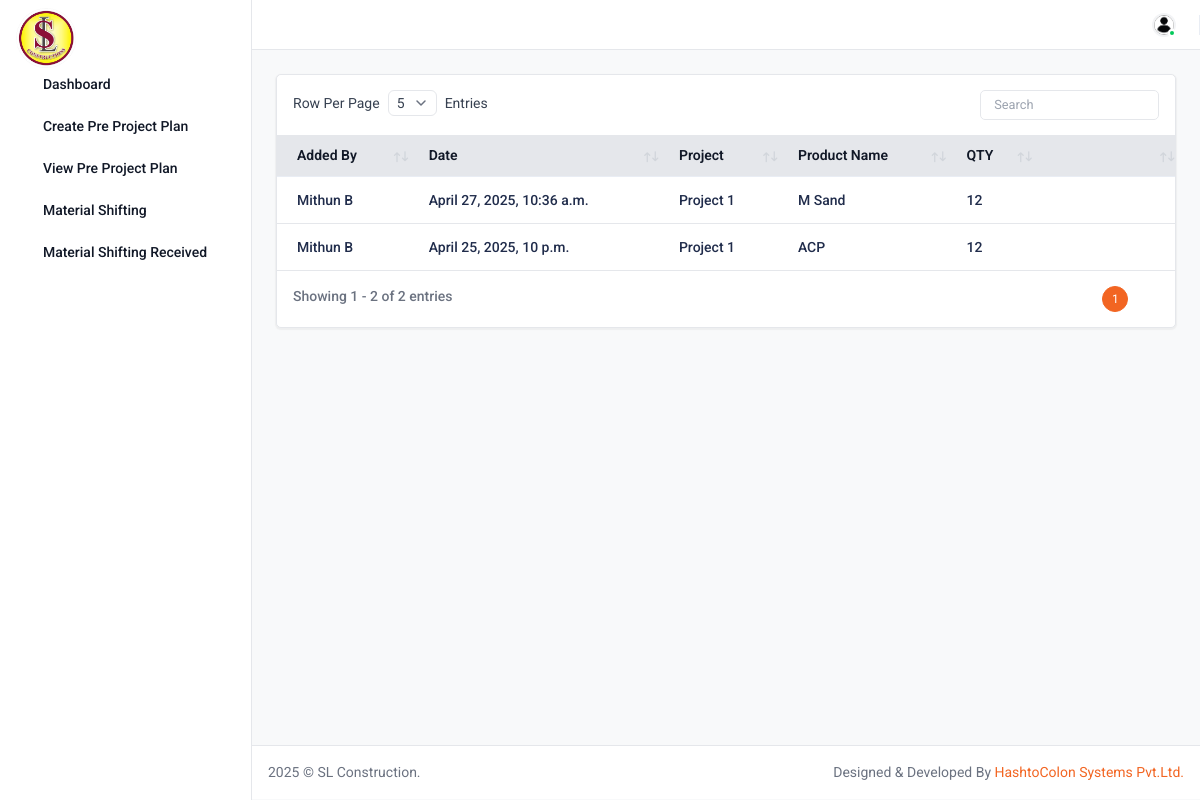
/used_inventory_all/ (signed in), run on the app's committed database.
### base/models.py (models this page shows, shortened)
class Inventory_use(models.Model):
   user = models.ForeignKey(User, on_delete=models.CASCADE)
   project = models.ForeignKey(Project, blank=True, null=True, on_delete=models.CASCADE)
   name=models.CharField(max_length=255, default="", blank=True) #
   qty=models.CharField(max_length=25, default="", blank=True)
   image=models.ImageField(upload_to='inventory/' ,blank=True,)
   date = models.DateTimeField(auto_now_add=True, blank=True)
   lon=models.CharField(max_length=255, default="", blank=True)
   lat=models.CharField(max_length=255, default="", blank=True)

class User(AbstractUser):
   designation = models.CharField(max_length = 20, choices = designation_choice, null=True, blank=True)

class Project(models.Model):
   project_name=models.CharField(max_length=255, default="", blank=True)
   address=models.TextField(default="", blank=True)
   date = models.DateTimeField(auto_now_add=True, blank=True)

### base/views.py (the view)
# urls.py: path("used_inventory_all/",views.used_inventory_all, name="used_inventory_all"),
@login_required
def used_inventory_all(request):
 post=Inventory_use.objects.all().order_by("-id")
 context = {'post': post}
 return render(request, "usedinventorytabel-all.html", context)

### templates/usedinventorytabel-all.html (shortened to what this page needs)
{% extends "base.html" %}
{% load static %}
{% load widget_tweaks %}
{% block content %}
<div class="content">
      <div class="row">
    <div class="col-sm-12">
      <div class="card">
        <div class="card-body p-0">
          <div class="custom-datatable-filter table-responsive">
            <table class="table datatable">
              <thead class="thead-light">
                <tr>
                  <th>Added By</th>
                  <th>Date </th>
                  <th>Project </th>
                  <th>Product Name</th>
                  <th>QTY</th>
                  <th></th>
                </tr>
              </thead>
              <tbody>
                {% for posts in post %}
                <tr>
                  <td><h6 class="fw-medium">{{posts.user.first_name}} {{posts.user.last_name}}</h6></td>
                  <td><h6 class="fw-medium">{{posts.date}}</h6></td>
                  <td><h6 class="fw-medium">{{posts.project.project_name}}</h6></td>
                  <td><h6 class="fw-medium">{{posts.name}}</h6></td>
                  <td><h6 class="fw-medium">{{posts.qty}}</h6></td>
                  <td>
                    <div class="action-icon d-inline-flex">
                      <a href="{% url 'base:used_inventory_detail' posts.pk %}" class="me-5"
                        ><i class="ti ti-eye text-success"></i
                      ></a>
                    </div>
                  </td>
                </tr>
                {% endfor %}
              </tbody>
            </table>
          </div>
        </div>
      </div>
    </div>
  </div>
</div >
{% endblock content %}

### data on the page
Inventory_use: user.first_name "Mithun", user.last_name "B", date "April 27, 2025, 10:36 a.m.", project.project_name "Project 1", name "M Sand", qty "12"
Inventory_use: user.first_name "Mithun", user.last_name "B", date "April 25, 2025, 10 p.m.", project.project_name "Project 1", name "ACP", qty "12"
